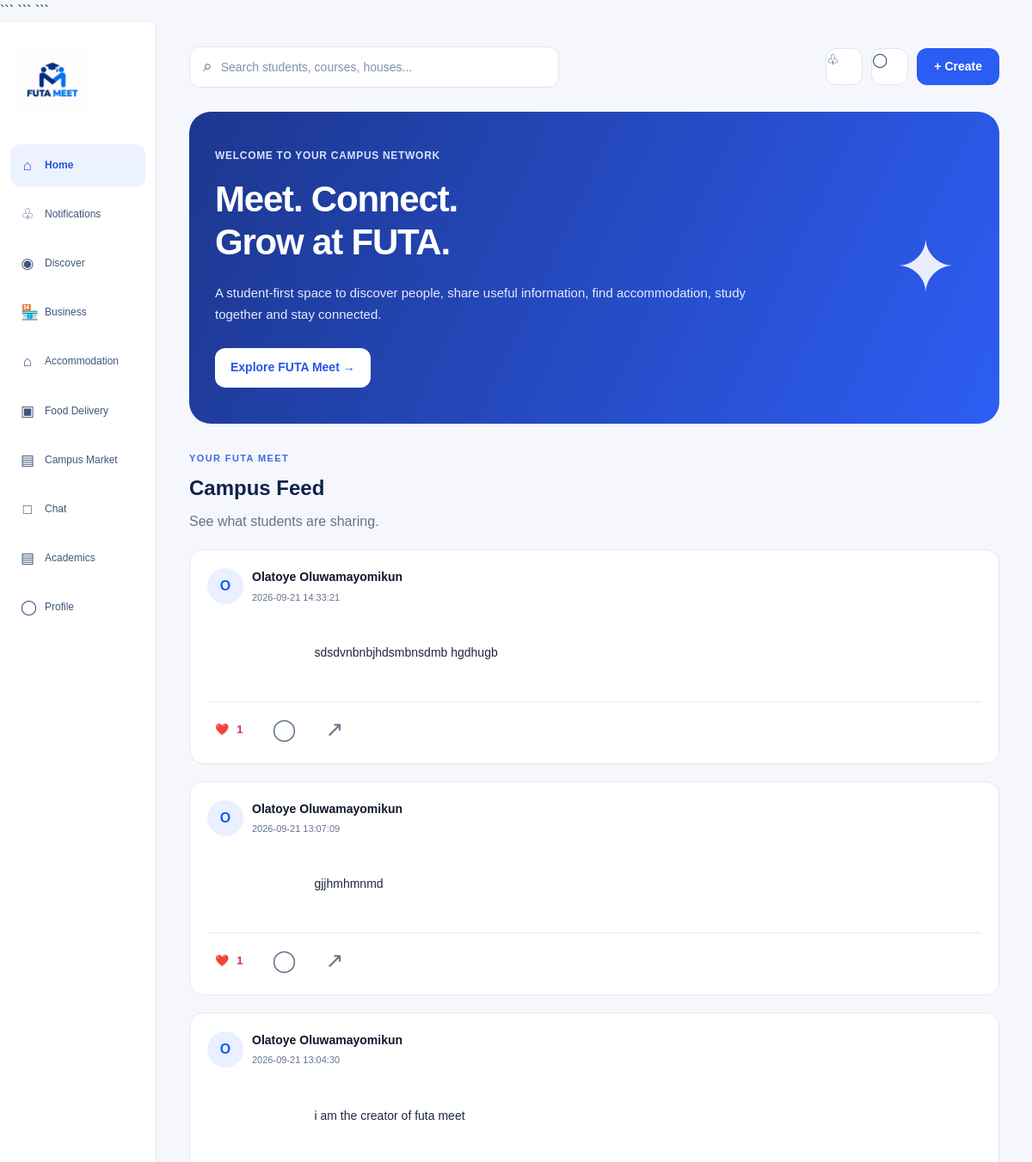
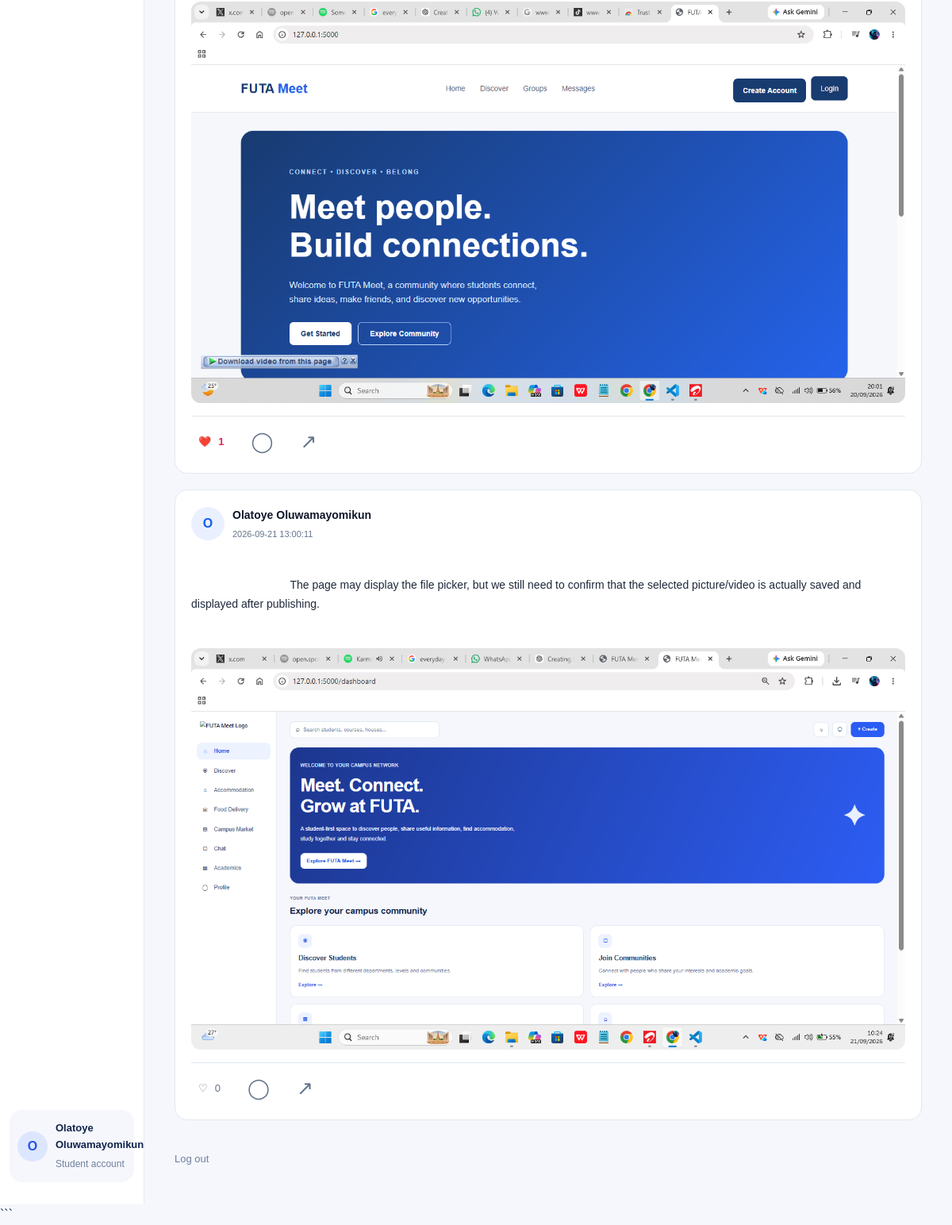
The app's page /dashboard (signed in) with its own data (2 pictures, top to bottom).
### tables this page shows
CREATE TABLE users (
            id INTEGER PRIMARY KEY AUTOINCREMENT,
            full_name TEXT NOT NULL,
            email TEXT UNIQUE NOT NULL,
            password TEXT NOT NULL,
            department TEXT NOT NULL,
            level TEXT NOT NULL,
            bio TEXT DEFAULT '',
            profile_picture TEXT DEFAULT '',
            profile_visible INTEGER DEFAULT 1,
            created_at TIMESTAMP DEFAULT CURRENT_TIMESTAMP
        );

CREATE TABLE posts (
            id INTEGER PRIMARY KEY AUTOINCREMENT,
            user_id INTEGER NOT NULL,
            content TEXT NOT NULL,
            created_at TIMESTAMP DEFAULT CURRENT_TIMESTAMP, media_filename TEXT DEFAULT '', media_type TEXT DEFAULT '',
            FOREIGN KEY (user_id) REFERENCES users (id)
        );

### app.py (the view)
@app.route("/dashboard")
def dashboard():
    user = get_current_user()
    if not user:
        return redirect(
            url_for("login")
        )
    connection = get_db()
    posts = connection.execute(
        """
        SELECT

            posts.id,

            posts.content,

            posts.created_at,

            posts.media_filename,

            posts.media_type,

            users.id AS user_id,

            users.full_name,

            users.profile_picture,

            (
                SELECT COUNT(*)

                FROM likes

                WHERE likes.post_id = posts.id

            ) AS like_count,

            EXISTS (

                SELECT 1

                FROM likes

                WHERE likes.post_id = posts.id

                AND likes.user_id = ?

            ) AS user_liked,

            (
                SELECT COUNT(*)

                FROM comments

                WHERE comments.post_id = posts.id

            ) AS comment_count,

            (
                SELECT COUNT(*)

                FROM shares

                WHERE shares.post_id = posts.id

            ) AS share_count,

            EXISTS (

                SELECT 1

                FROM pins

                WHERE pins.post_id = posts.id

                AND pins.user_id = ?

            ) AS user_pinned

        FROM posts

        JOIN users
        ON posts.user_id = users.id

        ORDER BY posts.id DESC

        """,
        (
            user["id"],
            user["id"]
        )
    ).fetchall()
    connection.close()
    return render_template(
        "dashboard.html",
        user=user,
        posts=posts
    )

### app.py (called while the page is built)
def get_db():
    connection = sqlite3.connect(DATABASE)
    connection.row_factory = sqlite3.Row
    return connection

def get_current_user():
    user_id = session.get("user_id")
    if not user_id:
        return None
    connection = get_db()
    user = connection.execute(
        """
        SELECT *
        FROM users
        WHERE id = ?
        """,
        (user_id,)
    ).fetchone()
    connection.close()
    return user

### templates/dashboard.html (shortened to what this page needs)
<!DOCTYPE html>
<html lang="en">
<head>
<link rel="stylesheet"
      href="{{ url_for('static', filename='style.css') }}">
```
</head>
<body class="futa-meet-body">
```
<div class="website-layout">
    <aside class="sidebar">
        <a href="{{ url_for('dashboard') }}" class="brand">
            <img
                src="{{ url_for('static', filename='images/futa-meet-logo.png') }}"
                alt="FUTA Meet Logo"
            >
        </a>
        <nav class="sidebar-navigation">
            <a href="{{ url_for('dashboard') }}"
               class="sidebar-link active">
                <span>⌂</span>
                <span>Home</span>
            </a>
            <a href="{{ url_for('notifications') }}"
               class="sidebar-link">
                <span>♧</span>
                <span>Notifications</span>
            </a>
            <a href="{{ url_for('discover') }}"
               class="sidebar-link">
                <span>◉</span>
                <span>Discover</span>
            </a>
            <a href="{{ url_for('business_my') }}"
               class="sidebar-link">
                <span>🏪</span>
                <span>Business</span>
            </a>
            <a href="#"
               class="sidebar-link">
                <span>⌂</span>
                <span>Accommodation</span>
            </a>
            <a href="#"
               class="sidebar-link">
                <span>▣</span>
                <span>Food Delivery</span>
            </a>
            <a href="#"
               class="sidebar-link">
                <span>▤</span>
                <span>Campus Market</span>
            </a>
            <a href="{{ url_for('chat') }}"
               class="sidebar-link">
                <span>□</span>
                <span>Chat</span>
            </a>
            <a href="#"
               class="sidebar-link">
                <span>▤</span>
                <span>Academics</span>
            </a>
            <a href="{{ url_for('profile') }}"
               class="sidebar-link">
                <span>◯</span>
                <span>Profile</span>
            </a>
        </nav>
        <div class="sidebar-user">
            <div class="user-avatar">
                {{ user["full_name"][0] | upper }}
            </div>
            <div>
                <strong>{{ user["full_name"] }}</strong>
                <small>Student account</small>
            </div>
        </div>
    </aside>
    <main class="main-content">
        <header class="topbar">
            <div class="search-box">
                <span>⌕</span>
                <input
                    type="search"
                    placeholder="Search students, courses, houses..."
                    aria-label="Search FUTA Meet"
                >
            </div>
            <div class="topbar-actions">
                <a
                    href="{{ url_for('notifications') }}"
                    class="icon-button"
                    aria-label="Notifications">
                    ♧
                </a>
                <a
                    href="{{ url_for('chat') }}"
                    class="icon-button"
                    aria-label="Messages">
                    ◯
                </a>
                <a
                    href="{{ url_for('create_post') }}"
                    class="create-button">
                    + Create
                </a>
            </div>
        </header>
        <section class="welcome-banner">
            <div class="welcome-content">
                <span class="welcome-label">
                    WELCOME TO YOUR CAMPUS NETWORK
                </span>
                <h1>
                    Meet. Connect.<br>
                    Grow at FUTA.
                </h1>
                <p>
                    A student-first space to discover people,
                    share useful information, find accommodation,
                    study together and stay connected.
                </p>
                <a href="{{ url_for('discover') }}"
                   class="welcome-button">
                    Explore FUTA Meet →
                </a>
            </div>
            <div class="welcome-decoration">
                ✦
            </div>
        </section>
        <section class="dashboard-section campus-feed-section">
            <div class="section-heading">
                <div>
                    <span class="section-label">
                        YOUR FUTA MEET
                    </span>
                    <h2>
                        Campus Feed
                    </h2>
                    <p>
                        See what students are sharing.
                    </p>
                </div>
            </div>
            {% if posts %}
                {% for post in posts %}
                    <article
                        class="social-post"
                        id="post-{{ post.id }}"
                    >
                        <div class="social-post-header">
                            <div class="post-author">
                                {% if post.profile_picture %}
                                    <img
                                        src="{{ url_for(
                                            'static',
                                            filename='uploads/' + post.profile_picture
                                        ) }}"
                                        alt="{{ post.full_name }}"
                                        class="post-author-image"
                                    >
                                {% else %}
                                    <div class="post-author-placeholder">
                                        {{ post.full_name[0] | upper }}
                                    </div>
                                {% endif %}
                                <div>
                                    <strong>
                                        {{ post.full_name }}
                                    </strong>
                                    <small>
                                        {{ post.created_at }}
                                    </small>
                                </div>
                            </div>
                        </div>
                        {% if post.content %}
                            <div class="social-post-content">
                                {{ post.content }}
                            </div>
                        {% endif %}
                        {% if post.media_filename %}
                            {% if post.media_type == "image" %}
                                <img
                                    src="{{ url_for(
                                        'static',
                                        filename='uploads/' + post.media_filename
                                    ) }}"
                                    alt="Post image"
                                    class="post-media"
                                >
                            {% endif %}
                        {% endif %}
                        <div class="social-post-footer">
                            <form
                                action="{{ url_for(
                                    'like_post',
                                    post_id=post.id
                                ) }}"
                                method="POST"
                                class="post-action-form"
                            >
                                <button
                                    type="submit"
                                    class="post-action-button like-button
                                    {% if post.user_liked %}liked{% endif %}"
                                    aria-label="Like post"
                                >
                                    <span class="like-icon">
                                        {% if post.user_liked %}
                                            ❤️
                                        {% else %}
                                            ♡
                                        {% endif %}
                                    </span>
                                    <span class="like-count">
                                        {{ post.like_count }}
                                    </span>
                                </button>
                            </form>
                            <button
                                type="button"
                                class="post-action-button comment-trigger"
                                data-post-id="{{ post.id }}"
                                aria-label="Comment on post"
                            >
                                ◯
                            </button>
                            <button
                                type="button"
                                class="post-action-button share-button"
                                data-post-id="{{ post.id }}"
                                aria-label="Share post"
                            >
                                ↗
                            </button>
                        </div>
                    </article>
                {% endfor %}
            {% endif %}
        </section>
        <div class="dashboard-footer">
            <a href="{{ url_for('logout') }}">
                Log out
            </a>
        </div>
    </main>
</div>
```
</body>
</html>

### templates/dashboard.html (style rules this page uses)
.campus-feed-section { margin-top: 32px; }
.campus-feed-section .section-heading p { color: #64748b; margin-top: 6px; }
.social-post { background: white; border: 1px solid #e2e8f0; border-radius: 16px; padding: 20px; margin-bottom: 20px; }
.social-post-header { display: flex; justify-content: space-between; align-items: center; }
.post-author { display: flex; align-items: center; gap: 10px; }
.post-author-image, .post-author-placeholder { width: 42px; height: 42px; border-radius: 50%; object-fit: cover; }
.post-author-placeholder { display: flex; align-items: center; justify-content: center; background: #eaf0ff; color: #155eef; font-weight: 700; }
.post-author strong { display: block; color: #0f172a; font-size: 14px; }
.post-author small { display: block; color: #64748b; font-size: 11px; margin-top: 4px; }
.social-post-content { margin: 20px 0; color: #1e293b; line-height: 1.7; white-space: pre-wrap; }
.post-media { display: block; width: 100%; max-height: 550px; object-fit: contain; border-radius: 12px; margin: 15px 0; background: #f8fafc; }
.social-post-footer { display: flex; align-items: center; gap: 24px; border-top: 1px solid #e2e8f0; padding-top: 12px; margin-top: 16px; }
.post-action-form { margin: 0; }
.post-action-button { border: none; background: transparent; color: #64748b; cursor: pointer; font-family: inherit; font-size: 25px; padding: 5px; display: inline-flex; align-items: center; gap: 5px; }
.post-action-button span { font-size: 13px; }
.post-action-button.liked { color: #e0245e; }

### records on screen
users: full_name "O", full_name "Olatoye Oluwamayomikun"
posts: full_name "O", full_name "Olatoye Oluwamayomikun", created_at "2026-09-21 14:33:21", content "sdsdvnbnbjhdsmbnsdmb hgdhugb", like_count "1"
posts: full_name "O", full_name "Olatoye Oluwamayomikun", created_at "2026-09-21 13:07:09", content "gjjhmhmnmd", like_count "1"
posts: full_name "O", full_name "Olatoye Oluwamayomikun", created_at "2026-09-21 13:04:30", content "i am the creator of futa meet", media_filename (picture), like_count "1"
posts: full_name "O", full_name "Olatoye Oluwamayomikun", created_at "2026-09-21 13:00:11", content "The page may display the file picker, but we still need to confirm that the selected picture/video is actually saved and displayed after publishing.", media_filename (picture), like_count "0"
